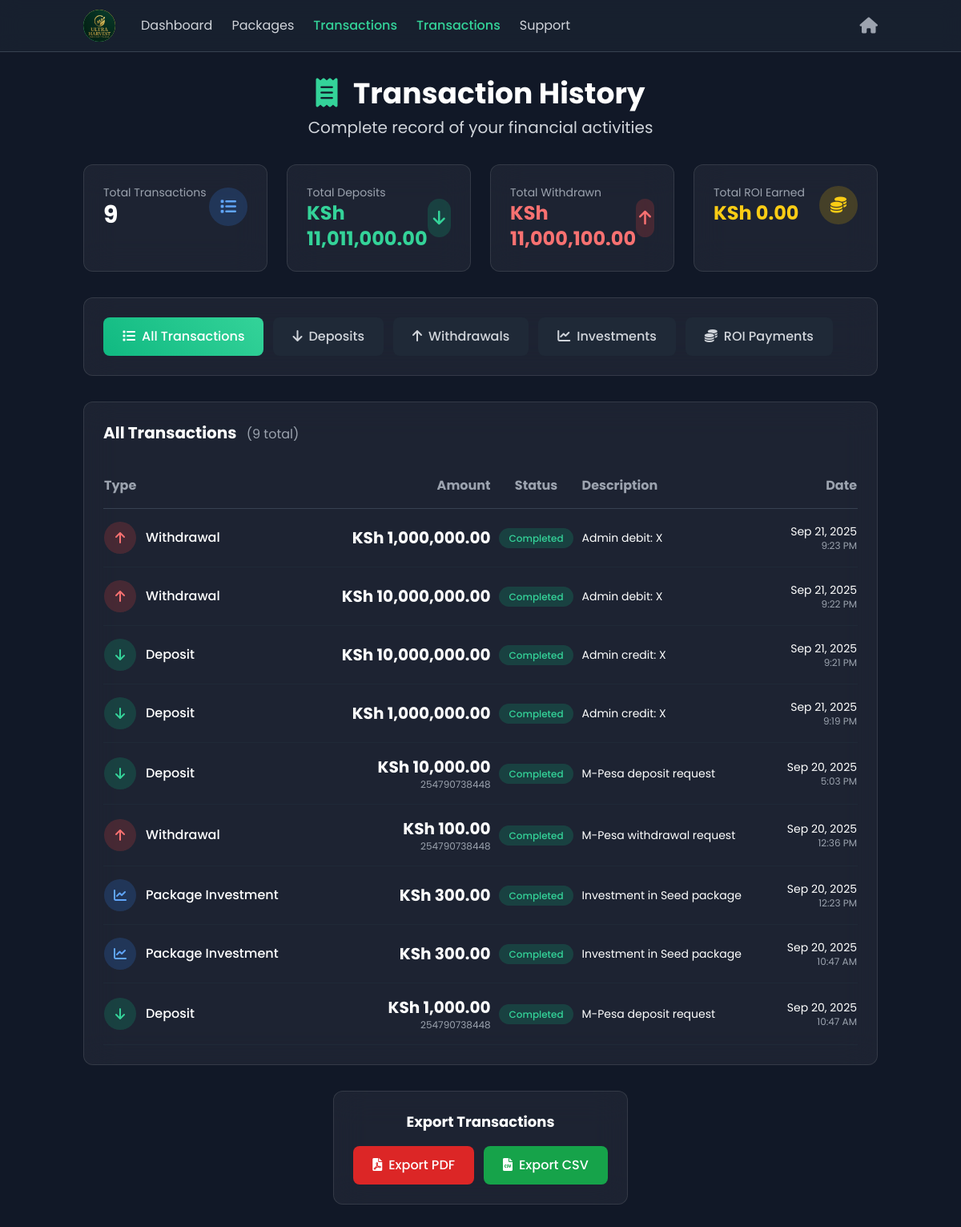
The app's page /user/transactions.php (signed in) with its own data.
### tables this page shows
CREATE TABLE `transactions` (
  `id` int(11) NOT NULL,
  `user_id` int(11) NOT NULL,
  `type` enum('deposit','withdrawal','roi_payment','referral_commission','package_investment') NOT NULL,
  `amount` decimal(15,2) NOT NULL,
  `status` enum('pending','completed','failed','cancelled') DEFAULT 'pending',
  `mpesa_receipt` varchar(100) DEFAULT NULL,
  `mpesa_request_id` varchar(100) DEFAULT NULL,
  `phone_number` varchar(20) DEFAULT NULL,
  `description` text DEFAULT NULL,
  `admin_notes` text DEFAULT NULL,
  `processed_by` int(11) DEFAULT NULL,
  `created_at` timestamp NULL DEFAULT current_timestamp(),
  `updated_at` timestamp NULL DEFAULT current_timestamp() ON UPDATE current_timestamp()
);

### user/transactions.php (the view, shortened to what the rows shown need)
<?php
require_once '../config/database.php';
$user_id = $_SESSION['user_id'];
$filter = $_GET['filter'] ?? 'all';
$page = max(1, (int)($_GET['page'] ?? 1));
$limit = 20;
$offset = ($page - 1) * $limit;
$where_conditions = ["t.user_id = ?"];
$params = [$user_id];
$where_clause = implode(' AND ', $where_conditions);
$count_sql = "SELECT COUNT(*) as total FROM transactions t WHERE $where_clause";
$stmt = $db->prepare($count_sql);
$stmt->execute($params);
$total_records = $stmt->fetch()['total'];
$sql = "
    SELECT t.*,
           CASE
               WHEN t.type = 'package_investment' THEN p.name
               ELSE NULL
           END as package_name
    FROM transactions t
    LEFT JOIN active_packages ap ON t.id = ap.id AND t.type = 'package_investment'
    LEFT JOIN packages p ON ap.package_id = p.id
    WHERE $where_clause
    ORDER BY t.created_at DESC
    LIMIT $limit OFFSET $offset
";
$stmt = $db->prepare($sql);
$stmt->execute($params);
$transactions = $stmt->fetchAll();
?>
<!DOCTYPE html>
<html lang="en">
<head>
    <script src="https://cdn.tailwindcss.com"></script>
    <link rel="stylesheet" href="https://cdnjs.cloudflare.com/ajax/libs/font-awesome/6.0.0/css/all.min.css">
</head>
<body class="bg-gray-900 text-white min-h-screen">
    <main class="container mx-auto px-4 py-8">
        <div class="text-center mb-8">
            <h1 class="text-4xl font-bold mb-2">
                <i class="fas fa-receipt text-emerald-400 mr-3"></i>
                Transaction History
            </h1>
        </div>
        <section class="glass-card rounded-xl p-6">
            <div class="flex items-center justify-between mb-6">
                <h2 class="text-xl font-bold text-white">
                    <?php
                    $filter_names = [
                        'all' => 'All Transactions',
                        'deposit' => 'Deposits',
                        'withdrawal' => 'Withdrawals',
                        'package_investment' => 'Package Investments',
                        'roi_payment' => 'ROI Payments'
                    ];
                    echo $filter_names[$filter] ?? 'Transactions';
                    ?>
                    <span class="text-gray-400 text-base font-normal ml-2">(<?php echo number_format($total_records); ?> total)</span>
                </h2>
            </div>
            <?php if (empty($transactions)): ?>
                <div class="text-center py-12">
                    <i class="fas fa-inbox text-6xl text-gray-600 mb-4"></i>
                    <h3 class="text-xl font-bold text-gray-400 mb-2">No transactions found</h3>
                    <p class="text-gray-500 mb-6">You haven't made any transactions yet</p>
                    <div class="flex flex-col sm:flex-row gap-3 justify-center">
                        <a href="/user/deposit.php" class="px-6 py-3 bg-emerald-600 hover:bg-emerald-700 text-white rounded-lg font-medium transition">
                            <i class="fas fa-plus mr-2"></i>Make Deposit
                        </a>
                        <a href="/user/packages.php" class="px-6 py-3 bg-yellow-600 hover:bg-yellow-700 text-white rounded-lg font-medium transition">
                            <i class="fas fa-chart-line mr-2"></i>View Packages
                        </a>
                    </div>
                </div>
            <?php else: ?>
                <div class="hidden md:block overflow-x-auto">
                    <table class="w-full">
                        <thead>
                            <tr class="border-b border-gray-700">
                                <th class="text-left py-4 text-gray-400">Type</th>
                                <th class="text-right py-4 text-gray-400">Amount</th>
                                <th class="text-center py-4 text-gray-400">Status</th>
                                <th class="text-left py-4 text-gray-400">Description</th>
                                <th class="text-right py-4 text-gray-400">Date</th>
                            </tr>
                        </thead>
                        <tbody>
                            <?php foreach ($transactions as $transaction): ?>
                            <tr class="border-b border-gray-800 hover:bg-gray-800/30 transition">
                                <td class="py-4">
                                    <div class="flex items-center space-x-3">
                                        <div class="w-10 h-10 rounded-full flex items-center justify-center
                                            <?php
                                            echo match($transaction['type']) {
                                                'deposit' => 'bg-emerald-500/20 text-emerald-400',
                                                'withdrawal' => 'bg-red-500/20 text-red-400',
                                                'roi_payment' => 'bg-yellow-500/20 text-yellow-400',
                                                'package_investment' => 'bg-blue-500/20 text-blue-400',
                                                'referral_commission' => 'bg-purple-500/20 text-purple-400',
                                                default => 'bg-gray-500/20 text-gray-400'
                                            };
                                            ?>">
                                            <i class="fas <?php
                                            echo match($transaction['type']) {
                                                'deposit' => 'fa-arrow-down',
                                                'withdrawal' => 'fa-arrow-up',
                                                'roi_payment' => 'fa-coins',
                                                'package_investment' => 'fa-chart-line',
                                                'referral_commission' => 'fa-users',
                                                default => 'fa-exchange-alt'
                                            };
                                            ?>"></i>
                                        </div>
                                        <span class="font-medium text-white capitalize">
                                            <?php echo str_replace('_', ' ', $transaction['type']); ?>
                                        </span>
                                    </div>
                                </td>
                                <td class="py-4 text-right">
                                    <span class="text-xl font-bold text-white"><?php echo formatMoney($transaction['amount']); ?></span>
                                    <?php if ($transaction['phone_number']): ?>
                                        <div class="text-xs text-gray-400"><?php echo $transaction['phone_number']; ?></div>
                                    <?php endif; ?>
                                </td>
                                <td class="py-4 text-center">
                                    <span class="px-3 py-1 rounded-full text-xs font-medium
                                        <?php
                                        echo match($transaction['status']) {
                                            'completed' => 'bg-emerald-500/20 text-emerald-400',
                                            'pending' => 'bg-yellow-500/20 text-yellow-400',
                                            'failed' => 'bg-red-500/20 text-red-400',
                                            'cancelled' => 'bg-gray-500/20 text-gray-400',
                                            default => 'bg-gray-500/20 text-gray-400'
                                        };
                                        ?>">
                                        <?php echo ucfirst($transaction['status']); ?>
                                    </span>
                                </td>
                                <td class="py-4">
                                    <div class="max-w-xs">
                                        <p class="text-white text-sm"><?php echo htmlspecialchars($transaction['description'] ?? 'N/A'); ?></p>
                                    </div>
                                </td>
                                <td class="py-4 text-right">
                                    <p class="text-white text-sm"><?php echo date('M j, Y', strtotime($transaction['created_at'])); ?></p>
                                    <p class="text-gray-400 text-xs"><?php echo date('g:i A', strtotime($transaction['created_at'])); ?></p>
                                </td>
                            </tr>
                            <?php endforeach; ?>
                        </tbody>
                    </table>
                </div>
            <?php endif; ?>
        </section>
    </main><br><br><br>
</body>
</html>

### records on screen
transactions: type "Withdrawal", amount "KSh 1,000,000.00", status "Completed", description "Admin debit: X", created_at "Sep 21, 2025", created_at "9:23 PM"
transactions: type "Withdrawal", amount "KSh 10,000,000.00", status "Completed", description "Admin debit: X", created_at "Sep 21, 2025", created_at "9:22 PM"
transactions: type "Deposit", amount "KSh 10,000,000.00", status "Completed", description "Admin credit: X", created_at "Sep 21, 2025", created_at "9:21 PM"
transactions: type "Deposit", amount "KSh 1,000,000.00", status "Completed", description "Admin credit: X", created_at "Sep 21, 2025", created_at "9:19 PM"
transactions: type "Deposit", amount "KSh 10,000.00", phone_number "254790738448", status "Completed", description "M-Pesa deposit request", created_at "Sep 20, 2025", created_at "5:03 PM"
transactions: type "Withdrawal", amount "KSh 100.00", phone_number "254790738448", status "Completed", description "M-Pesa withdrawal request", created_at "Sep 20, 2025", created_at "12:36 PM"
transactions: type "Package Investment", amount "KSh 300.00", status "Completed", description "Investment in Seed package", created_at "Sep 20, 2025", created_at "12:23 PM"
transactions: type "Package Investment", amount "KSh 300.00", status "Completed", description "Investment in Seed package", created_at "Sep 20, 2025", created_at "10:47 AM"
transactions: type "Deposit", amount "KSh 1,000.00", phone_number "254790738448", status "Completed", description "M-Pesa deposit request", created_at "Sep 20, 2025", created_at "10:47 AM"

### other values on screen
$stats['total_transactions'] "9"
formatMoney($stats['total_deposits']) "KSh 11,011,000.00"
formatMoney($stats['total_withdrawals']) "KSh 11,000,100.00"
formatMoney($stats['total_roi']) "KSh 0.00"
$filter_names[$filter] "All Transactions"
$total_records "9"
